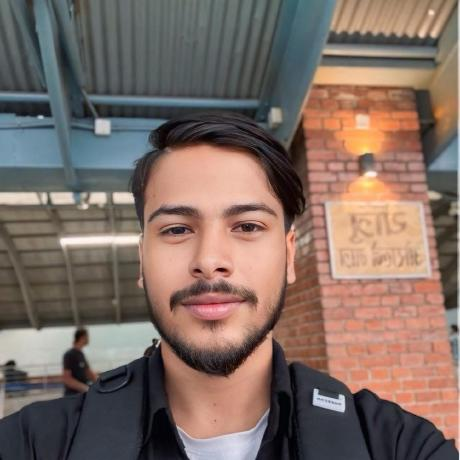
#> input picture source-photo.jpg, 460 x 460 px
$ python prep_photo.py
#> lines starting #> are read from the running program, lines starting #| are printed output that depends on the picture
"""
Prepare a portrait photo for clean ASCII conversion:
  1. Segment the subject cleanly using OpenCV GrabCut + morphological cleanup
  2. Boost LOCAL contrast (CLAHE) so the face gains crisp definition, highlights, and shadows
  3. Composite onto pure white (255) so the background maps cleanly to spaces in the ASCII ramp

Output: source-prepped.png (grayscale), consumed by make_ascii_svg.py.
"""
import os
import sys
import cv2
import numpy as np

HERE = os.path.dirname(os.path.abspath(__file__))
INP = sys.argv[1] if len(sys.argv) > 1 else os.path.join(HERE, "..", "source-photo.jpg")
OUT = sys.argv[2] if len(sys.argv) > 2 else os.path.join(HERE, "..", "source-prepped.png")

def prep_photo():
    img = cv2.imread(INP)
#> img is the input picture: shape (460, 460, 3); mean B, G, R 100.2, 108.4, 127.5
    if img is None:
        print(f"Error: could not read {INP}", file=sys.stderr)
        sys.exit(1)

    h, w = img.shape[:2]
#> h = 460; w = 460
    mask = np.zeros((h, w), np.uint8)

    # Base background everywhere
    mask[:, :] = cv2.GC_BGD

    # Central body & face region marked as probable foreground
    mask[int(h*0.22):int(h*0.96), int(w*0.20):int(w*0.80)] = cv2.GC_PR_FGD

    # Definite foreground on core face, eyes, nose, lips, beard
    mask[int(h*0.28):int(h*0.75), int(w*0.32):int(w*0.62)] = cv2.GC_FGD

    # Definite background for the brick pillar & right side background
    mask[0:int(h*0.60), int(w*0.65):w] = cv2.GC_BGD
    mask[int(h*0.60):h, int(w*0.64):w] = cv2.GC_BGD

    # Definite background for top ceiling & left background
    mask[0:int(h*0.22), :] = cv2.GC_BGD
    mask[int(h*0.65):h, 0:int(w*0.30)] = cv2.GC_BGD
    mask[0:int(h*0.65), 0:int(w*0.22)] = cv2.GC_BGD

    bgdModel = np.zeros((1, 65), np.float64)
    fgdModel = np.zeros((1, 65), np.float64)

    cv2.grabCut(img, mask, None, bgdModel, fgdModel, 8, cv2.GC_INIT_WITH_MASK)
    mask2 = np.where((mask == cv2.GC_FGD) | (mask == cv2.GC_PR_FGD), 1, 0).astype('uint8')

    # Morphological clean up
    kernel = cv2.getStructuringElement(cv2.MORPH_ELLIPSE, (5, 5))
    mask2 = cv2.morphologyEx(mask2, cv2.MORPH_CLOSE, kernel)

    # Keep only the largest connected component (Sandesh's head & neck)
    num_labels, labels, stats, _ = cv2.connectedComponentsWithStats(mask2)
    if num_labels > 1:
        largest_label = 1 + np.argmax(stats[1:, cv2.CC_STAT_AREA])
        mask2 = np.where(labels == largest_label, 1, 0).astype('uint8')

    # Additional manual cleanup for any lingering right-side brick artifacts
    mask2[int(h*0.60):, int(w*0.61):] = 0
    mask2[int(h*0.68):, :int(w*0.32)] = 0

    # Local contrast enhancement with CLAHE
    gray = cv2.cvtColor(img, cv2.COLOR_BGR2GRAY)
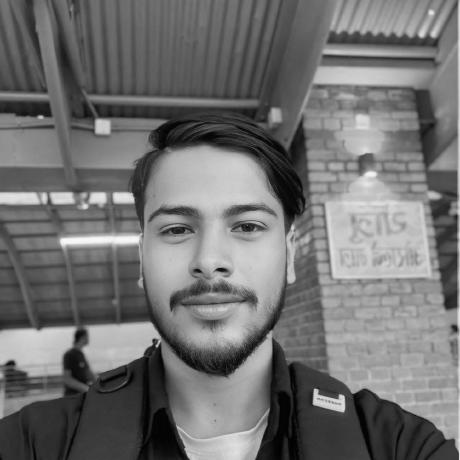
#> gray: shape (460, 460); min 0, max 249, mean 113.2
    clahe = cv2.createCLAHE(clipLimit=2.6, tileGridSize=(8, 8))
    gray = clahe.apply(gray)
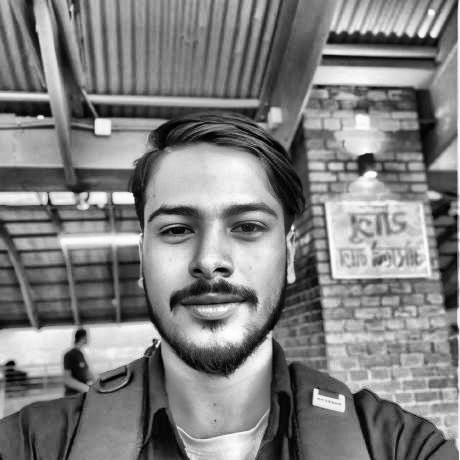
#> gray: shape (460, 460); min 0, max 255, mean 127.6
    gray = cv2.convertScaleAbs(gray, alpha=1.05, beta=18)
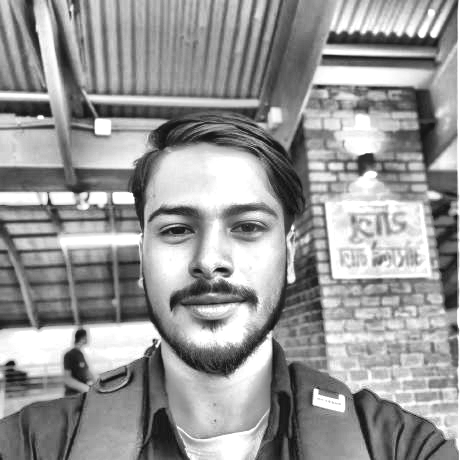
#> gray: shape (460, 460); min 18, max 255, mean 151.3

    # Feather edges with Gaussian blur
    mask_f = mask2.astype(np.float32)
    mask_f = cv2.GaussianBlur(mask_f, (9, 9), 1.8)

    # Vignette/gradient fade on neck bottom so it fades gracefully
    fade_start = int(h * 0.88)
#> fade_start = 404
    fade_len = h - fade_start
#> fade_len = 56
    if fade_len > 0:
        for y in range(fade_start, h):
            factor = (h - y) / float(fade_len)
            mask_f[y, :] *= factor
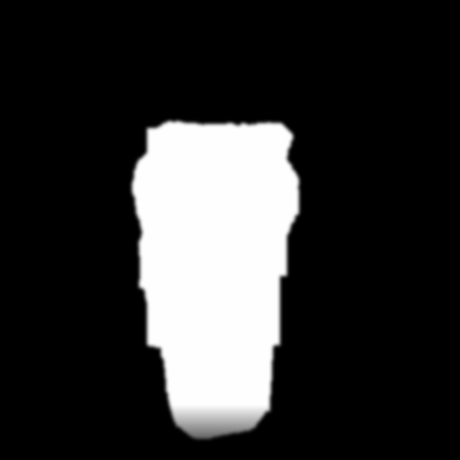
#> mask_f: shape (460, 460) float32; min 0, max 1, mean 0.193

    # Composite onto pure white (255)
    out = gray.astype(np.float32) * mask_f + 255.0 * (1.0 - mask_f)
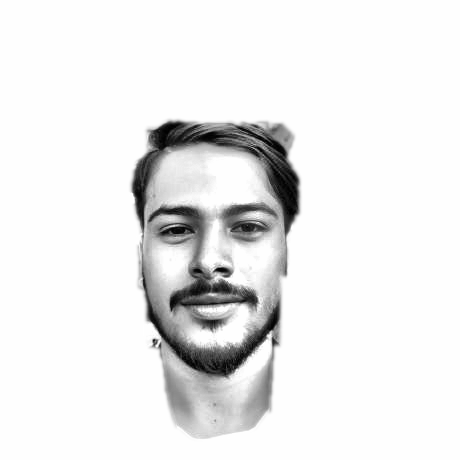
#> out: shape (460, 460) float32; min 18, max 255, mean 237.5; drawn with min black and max white
    out = np.clip(out, 0, 255).astype(np.uint8)

    cv2.imwrite(OUT, out)
    print(f"wrote {OUT} {out.shape}")
#| wrote scripts/../source-prepped.png (460, 460)

if __name__ == "__main__":
    prep_photo()
